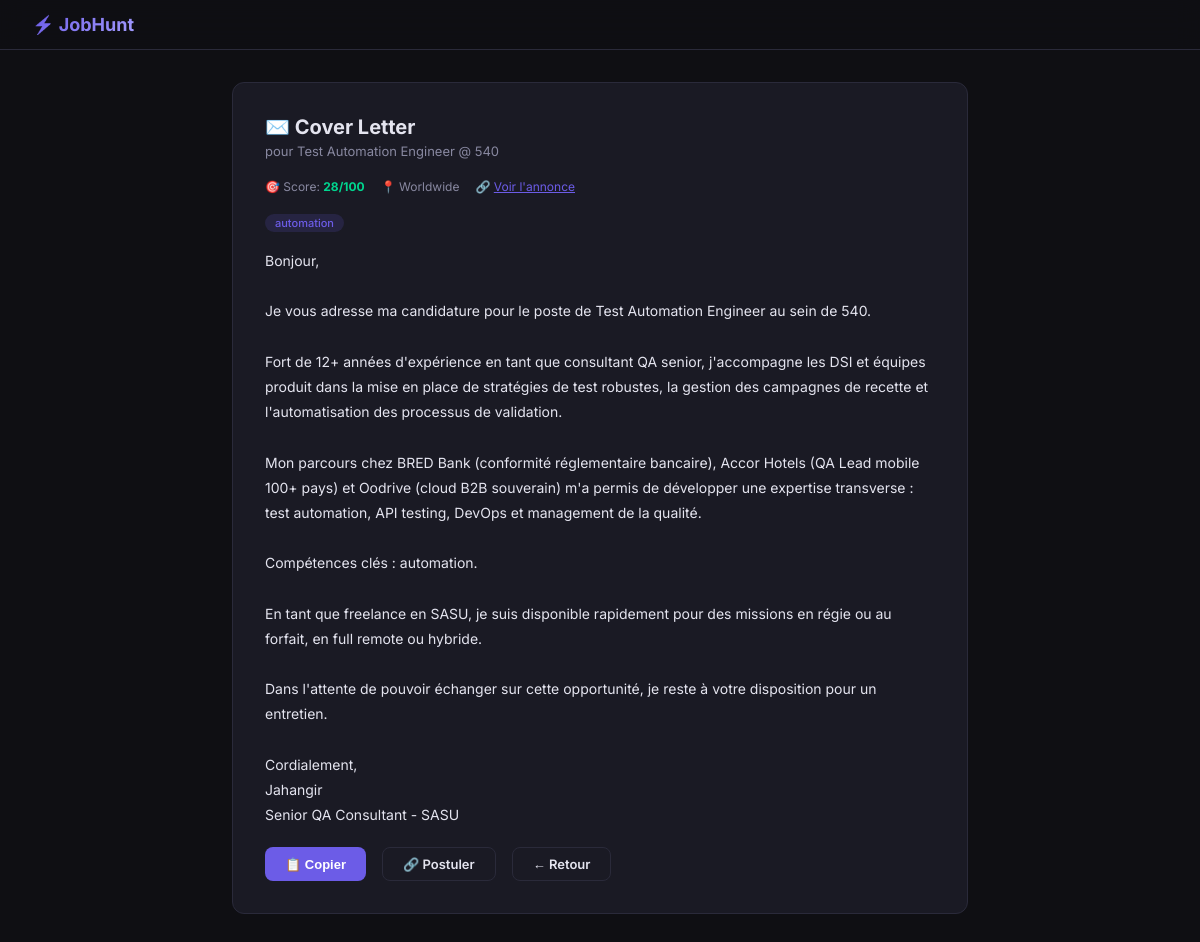
/cover-letter/252, run on the app's committed database.
### tables this page shows
CREATE TABLE jobs (
            id INTEGER PRIMARY KEY AUTOINCREMENT,
            title TEXT NOT NULL,
            company TEXT,
            source TEXT,
            url TEXT UNIQUE,
            location TEXT,
            salary TEXT,
            tags TEXT,
            description TEXT,
            date TEXT,
            raw_date INTEGER DEFAULT 0,
            is_qa INTEGER DEFAULT 0,
            applied INTEGER DEFAULT 0,
            cover_letter TEXT,
            notes TEXT,
            created_at TIMESTAMP DEFAULT CURRENT_TIMESTAMP
        , tech_stack TEXT, seniority TEXT, contract_type TEXT, remote_type TEXT, salary_min INTEGER, salary_max INTEGER, currency TEXT, ai_enriched INTEGER DEFAULT 0, saved INTEGER DEFAULT 0, applied_at DATETIME, viewed INTEGER DEFAULT 0, freelance_status TEXT, freelance_score INTEGER DEFAULT 0, duration_info TEXT, budget_info TEXT, source_publish_date TEXT, pipeline_stage TEXT DEFAULT 'new');

### app.py (the view)
@app.route("/cover-letter/<int:job_id>")
def cover_letter(job_id):
    conn = get_db()
    job = conn.execute("SELECT * FROM jobs WHERE id = ?", (job_id,)).fetchone()
    conn.close()
    if not job:
        return "Job non trouvé", 404
    job = dict(job)
    score, matched_skills = match_job_to_cv(job)
    company = job.get("company", "l'entreprise")
    title = job.get("title", "le poste")
    cl = f"""Bonjour,

Je vous adresse ma candidature pour le poste de {title} au sein de {company}.

Fort de 12+ années d'expérience en tant que consultant QA senior, j'accompagne les DSI et équipes produit dans la mise en place de stratégies de test robustes, la gestion des campagnes de recette et l'automatisation des processus de validation.

Mon parcours chez BRED Bank (conformité réglementaire bancaire), Accor Hotels (QA Lead mobile 100+ pays) et Oodrive (cloud B2B souverain) m'a permis de développer une expertise transverse : test automation, API testing, DevOps et management de la qualité.

Compétences clés : {", ".join(matched_skills[:8]) if matched_skills else "QA, test automation, gestion de campagne, ISTQB, Agile/Scrum"}.

En tant que freelance en SASU, je suis disponible rapidement pour des missions en régie ou au forfait, en full remote ou hybride.

Dans l'attente de pouvoir échanger sur cette opportunité, je reste à votre disposition pour un entretien.

Cordialement,
Jahangir
Senior QA Consultant - SASU"""
    return render_template("cover_letter.html",
        job=job, cover_letter=cl, score=score,
        matched_skills=matched_skills[:8],
        version=get_version())

### app.py (called while the page is built)
def get_env_label():
    svc = os.environ.get('RENDER_SERVICE_NAME', '')
    branch = os.environ.get('RENDER_GIT_BRANCH', '')
    if 'recette' in svc or branch == 'staging':
        return 'Recette'
    if os.environ.get('RENDER'):
        return 'Prod'
    return ''  # local dev

@app.context_processor
def inject_env_label():
    return dict(env_label=get_env_label())

def get_db():
    conn = sqlite3.connect(DB_PATH)
    conn.row_factory = sqlite3.Row
    return conn

### version.py (called while the page is built)
def get_version():
    try:
        with open(VERSION_FILE) as f:
            for line in f:
                line = line.strip()
                if line and not line.startswith("#"):
                    return line
    except:
        pass
    return "0.0.0"

### templates/cover_letter.html (shortened to what this page needs)
<!DOCTYPE html>
<html lang="fr">
<head><meta charset="UTF-8"><meta name="viewport" content="width=device-width,initial-scale=1.0">
</head>
<body>
<div class="header"><span class="header-logo">⚡ JobHunt{% if env_label %} · {{ env_label }}{% endif %}</span></div>
<div class="container">
  <div class="card">
    <h1>✉️ Cover Letter</h1>
    <div class="sub">pour {{ job.title }} @ {{ job.company }}</div>
    <div class="meta">
      <span>🎯 Score: <strong style="color:var(--green)">{{ score }}/100</strong></span>
      <span>📍 {{ job.location }}</span>
      <span>🔗 <a href="{{ job.url }}" target="_blank" style="color:var(--accent)">Voir l'annonce</a></span>
    </div>
    {% if matched_skills %}
    <div class="badges">
      {% for s in matched_skills %}<span class="badge">{{ s }}</span>{% endfor %}
    </div>
    {% endif %}
    <div class="letter">{{ cover_letter }}</div>
    <div style="margin-top:20px;display:flex;gap:8px;flex-wrap:wrap">
      <button class="btn btn-primary" onclick="navigator.clipboard.writeText(document.querySelector('.letter').textContent);this.textContent='Copié ✓'">📋 Copier</button>
      <a href="{{ job.url }}" target="_blank" class="btn btn-outline">🔗 Postuler</a>
      <a href="/" class="btn btn-outline">← Retour</a>
    </div>
  </div>
</div>
</body>
</html>

### templates/cover_letter.html (style rules this page uses)
:root { --bg:#0f0f13;--card:#1a1a24;--border:#2a2a3a;--text:#e4e4ef;--text-dim:#8888a0;--accent:#6c5ce7;--green:#00d68f }
* { margin:0;padding:0;box-sizing:border-box }
body { font-family:'Inter',sans-serif;background:var(--bg);color:var(--text);min-height:100vh }
.header { border-bottom:1px solid var(--border);padding:14px 32px;display:flex;align-items:center;justify-content:space-between;background:rgba(15,15,19,.95);backdrop-filter:blur(12px) }
.header-logo { font-size:18px;font-weight:700;background:linear-gradient(135deg,var(--accent),#a29bfe);-webkit-background-clip:text;-webkit-text-fill-color:transparent }
.container { max-width:800px;margin:0 auto;padding:32px }
.card { background:var(--card);border:1px solid var(--border);border-radius:12px;padding:32px;margin-bottom:16px }
h1 { font-size:20px;margin-bottom:4px }
.sub { color:var(--text-dim);font-size:13px;margin-bottom:20px }
.meta { font-size:12px;color:var(--text-dim);margin-bottom:20px;display:flex;gap:16px;flex-wrap:wrap }
.letter { line-height:1.8;font-size:14px;white-space:pre-wrap;color:var(--text) }
.badges { display:flex;gap:6px;margin:16px 0 }
.badge { background:rgba(108,92,231,.15);color:var(--accent);padding:2px 10px;border-radius:12px;font-size:11px;font-weight:500 }
.btn { display:inline-block;padding:8px 20px;border-radius:8px;border:none;cursor:pointer;font-size:13px;font-weight:600;text-decoration:none;margin-right:8px }
.btn-primary { background:var(--accent);color:#fff }
.btn-outline { border:1px solid var(--border);color:var(--text);background:transparent }

### data on the page
jobs: title "Test Automation Engineer", company "540", location "Worldwide"

### other printed values
{{ score }} "28"
{{ s }} "automation"
